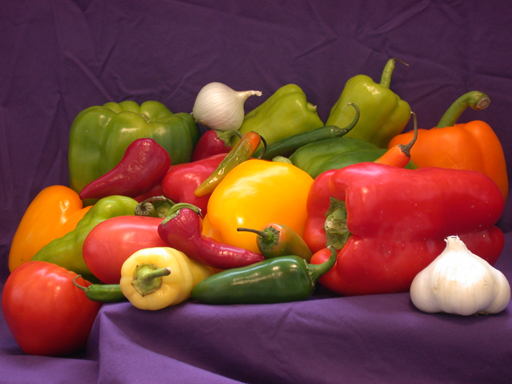
#> input picture assignment-01/image/peppers.png, 512 x 384 px
$ python grayscale.py
#> lines starting #> are read from the running program, lines starting #| are printed output that depends on the picture
import os
import cv2
import numpy as np

# Output directory
output_directory = 'output/grayscale'

# Create output folder if it doesn't exist
if not os.path.exists(output_directory):
    os.makedirs(output_directory)

# Read the image
image = cv2.imread('image/peppers.png')
#> image is the input picture: shape (384, 512, 3); mean B, G, R 57.6, 66.4, 120.8

# Split the image into its channels
blue, green, red = cv2.split(image)
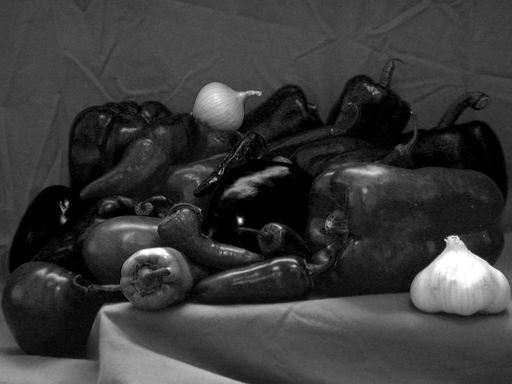
#> blue: shape (384, 512); min 0, max 255, mean 57.6
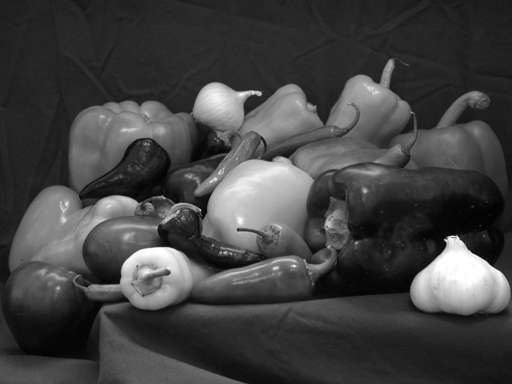
#> green: shape (384, 512); min 1, max 255, mean 66.4
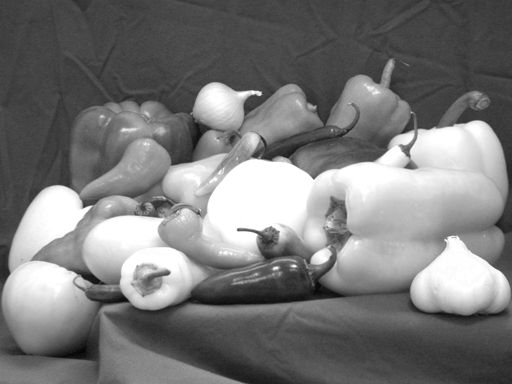
#> red: shape (384, 512); min 5, max 255, mean 120.8

# Save the images
cv2.imwrite(output_directory + '/peppers_red.png', red)
cv2.imwrite(output_directory + '/peppers_green.png', green)
cv2.imwrite(output_directory + '/peppers_blue.png', blue)

# Create a grid of images
# Arrange images horizontally
grid = np.hstack((red, green, blue))
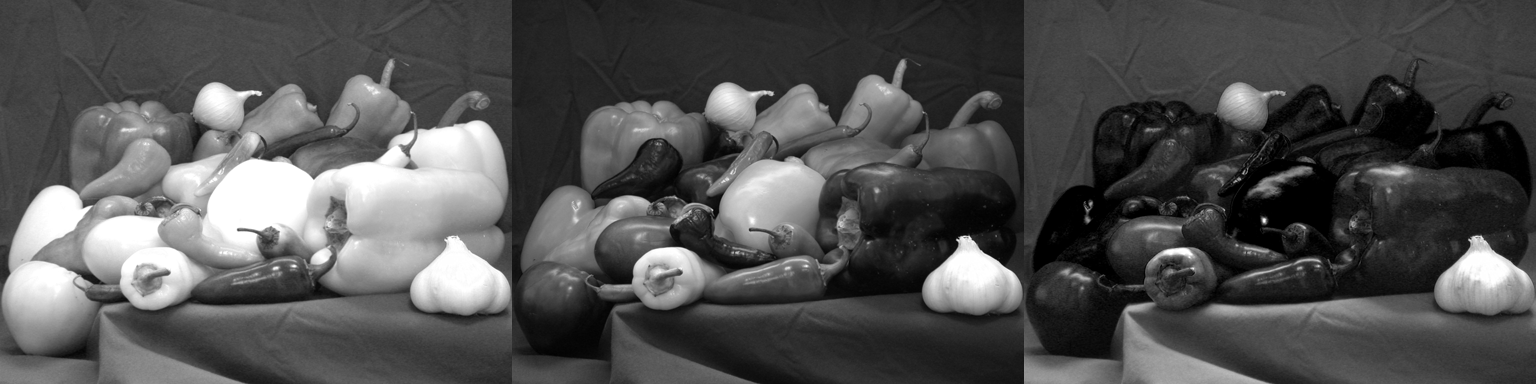
#> grid: shape (384, 1536); min 0, max 255, mean 81.6

# Display the result
cv2.imshow('Red   Green   Blue', grid)
cv2.waitKey(0)
cv2.destroyAllWindows()
